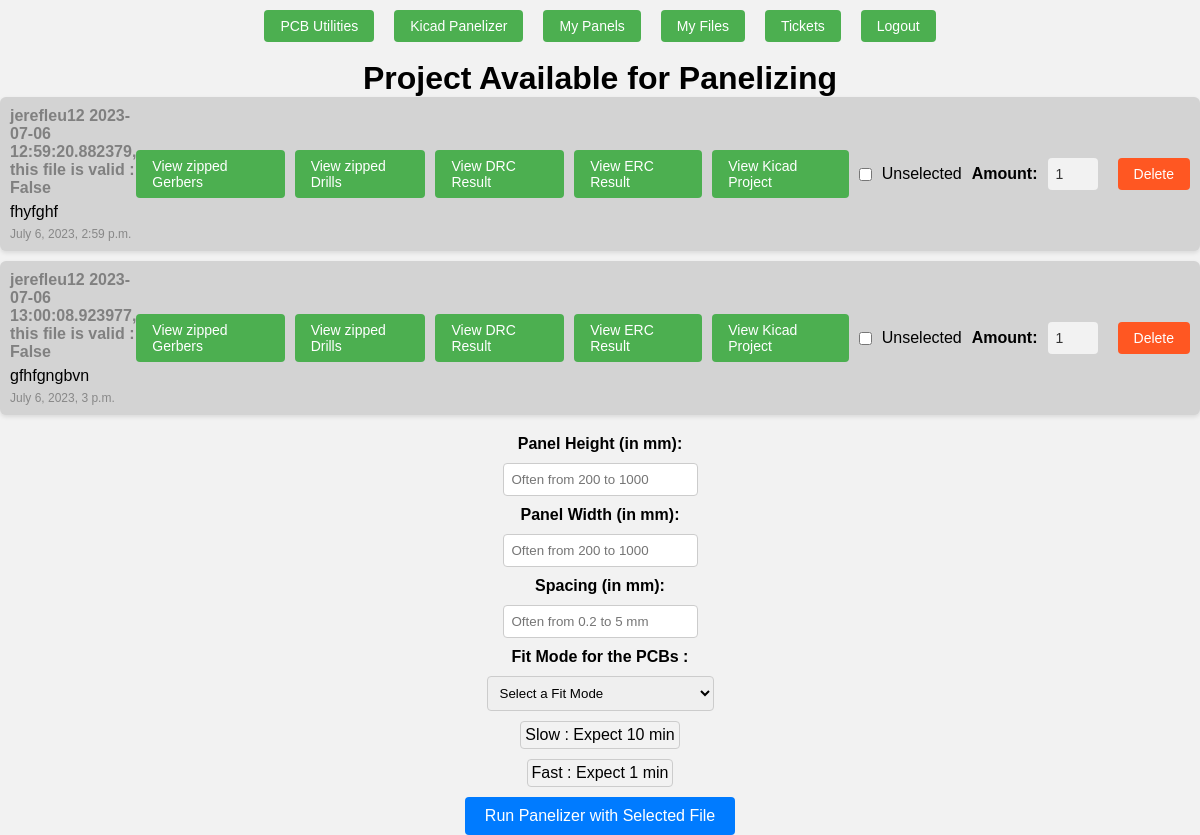
The app's page /panelizer_kicad/ (signed in) with its own data.
### myapp/models.py (models this page shows, shortened)
class ResultFile(models.Model):
    user = models.ForeignKey(User, on_delete=models.CASCADE)
    uploaded_file = models.ForeignKey(UploadedFile, on_delete=models.CASCADE, default=None)
    zippedGerbers = models.FileField(upload_to='uploads/')
    zippedDrills = models.FileField(upload_to='uploads/')
    DRCresult = models.FileField(upload_to='uploads/')
    ERCresult = models.FileField(upload_to='uploads/')
    pdf_file = models.FileField(upload_to='uploads/', default='uploads/test.pdf')
    description = models.TextField(max_length=100, default='')
    uploaded_at = models.DateTimeField(auto_now_add=True)
    filename = models.TextField(max_length=100, default='')
    valid = models.BooleanField(default=False)
    version = models.IntegerField(default=1)
    locked = models.BooleanField(default=False)
    Errors = models.OneToOneField(Drc_error, on_delete=models.CASCADE)

### myapp/views.py (the view)
# urls.py: path('panelizer_kicad/', panelizer_kicad, name='panelizer_kicad'),
@staff_member_required(login_url='login')
def panelizer_kicad(request):
    user = request.user  # Get the currently logged-in user
    selected_files = request.POST.getlist('selected_files')
    board_height = request.POST.getlist('board_height')
    board_width = request.POST.getlist('board_width')
    fit_mode = request.POST.getlist('fit_mode')
    spacing = request.POST.getlist('spacing')
    if user.is_staff:
        resultfiles = ResultFile.objects.all()
    else:
        resultfiles = ResultFile.objects.filter(user=user)
    context = {'resultfiles': resultfiles,
               'selected_files':selected_files,
               'board_height':board_height,
               'board_width':board_width,
               'fit_mode': fit_mode,
               'spacing': spacing,
               }
    return render(request, 'panelizer_kicad.html', context)

### myapp/templates/panelizer_kicad.html (shortened to what this page needs)
{% load static %}
{% include 'header.html' %}
<!DOCTYPE html>
<html>
<head>
  <link rel="stylesheet" type="text/css" href="{% static 'css/panelizer_kicad.css' %}">
</head>
<body>
<h1>Project Available for Panelizing</h1>
<form action="{% url 'run_script' %}" method="post">
    {% if resultfiles%}
    <ul class="file-list">
      {% for file in resultfiles  %}
        {% if file.valid %}
          <li class="file-item">
        {% else %}
          <li class="file-item-not-valid">
        {% endif %}
          <div class="file-details">
            {% if file.valid %}
              <p class="file-name-valid">{{ file.filename}}, this file is valid : {{ file.valid}}</p>
              <p class="file-description">{{ file.description }}</p>
              <p class="file-date">{{ file.uploaded_at }}</p>
            {% else %}
              <p class="file-name-not-valid">{{ file.filename}}, this file is valid : {{ file.valid}}</p>
              <p class="file-description">{{ file.description }}</p>
              <p class="file-date">{{ file.uploaded_at }}</p>
            {% endif %}
          </div>
          <a href="{% url 'view_file' file_id=file.id file_type='zippedGerbers' %}" class="file-button">View zipped Gerbers</a>
          <a href="{% url 'view_file' file_id=file.id file_type='zippedDrills' %}" class="file-button">View zipped Drills</a>
          <a href="{% url 'view_file' file_id=file.id file_type='DRCresult' %}" class="file-button">View DRC Result</a>
          <a href="{% url 'view_file' file_id=file.id file_type='ERCresult' %}" class="file-button">View ERC Result</a>
          <a href="{% url 'view_file' file_id=file.id file_type='uploaded_file' %}" class="file-button">View Kicad Project</a>
          {% if user.is_staff%}
          <label class="checkbox-label">
            <input type="checkbox" class="file-checkbox" name="selected_files" value="{{ file.id }}">
            <span class="checkbox-text">Unselected</span>
          </label>
          {% endif%}
          <div class="amount-selector">
            <label for="amount_{{ file.id }}" class="amount-label">Amount:</label>
            <input type="number" id="amount_{{ file.id }}" class="amount-input" name="amount_{{ file.id }}" value="1" min="1">
          </div>
          <button class="delete-button" data-file-type="result_file" data-file-id="{{ file.id }}">Delete</button>
        </li>
      {% empty %}
        <li>No files uploaded yet.</li>
      {% endfor %}
    </ul>
  {% else %}
    <p>No files uploaded yet.</p>
  {% endif %}
  {% if user.is_staff %}
  <div class="panel-section">
      <label for="board_height" class="panel-info">Panel Height (in mm):</label>
      <input type="number" id="board_height" name="board_height" required minlength="1" size="16" placeholder="Often from 200 to 1000" class="panel-input">
      <label for="board_width" class="panel-info">Panel Width (in mm):</label>
      <input type="number" id="board_width" name="board_width" required minlength="1" size="16" placeholder="Often from 200 to 1000" class="panel-input">
      <label for="spacing" class="panel-info">Spacing (in mm):</label>
      <input type="number" id="spacing" name="spacing" required minlength="1" size="16" placeholder="Often from 0.2 to 5 mm" class="panel-input">
      <label for="fit_mode" class="panel-info">Fit Mode for the PCBs :</label>
        <select id="fit_mode" name="fit_mode" required class="panel-input">
          <option value="">Select a Fit Mode</option>
        </select>
        <p class="panel-subinfo">Slow : Expect 10 min</p>
        <p class="panel-subinfo">Fast : Expect 1 min</p>
      <button type="submit" class="panel-button">Run Panelizer with Selected File</button>
  </div>
  {% endif %}
</form>
</body>
</html>

### static/css/header.css (style rules this page uses)
body { margin-top: 60px; }

### static/css/panelizer_kicad.css (style rules this page uses)
.amount-selector { display: flex; align-items: center; margin-right: 20px }
.amount-label { font-weight: bold; margin-right: 10px; }
.amount-input { padding: 8px; width: 50px; border: none; border-radius: 4px; background-color: #f2f2f2; color: #333333; font-size: 14px; transition: background-color 0.3s ease; }
* { margin: 0; padding: 0; box-sizing: border-box; }
body { background-color: #f2f2f2; font-family: Arial, sans-serif; }
h1 { text-align: center; margin-top: 20px; }
.file-list { list-style-type: none; padding: 0; }
.file-item-not-valid { display: flex; align-items: center; justify-content: space-between; padding: 10px; background-color: lightgray; border-radius: 6px; margin-bottom: 10px; box-shadow: 0 2px 4px rgba(0, 0, 0, 0.1); }
.file-details { flex: 1; }
.file-name-not-valid { font-weight: bold; margin-bottom: 6px; color: gray; }
.file-description { margin-bottom: 6px; }
.file-date { color: #888888; font-size: 12px; }
.file-button { background-color: #4caf50; color: #ffffff; border: none; border-radius: 4px; padding: 8px 16px; font-size: 14px; cursor: pointer; margin-right: 10px; text-decoration: none; }
.delete-button { background-color: #ff5722; color: #ffffff; border: none; border-radius: 4px; padding: 8px 16px; font-size: 14px; cursor: pointer; }
.checkbox-label { display: flex; align-items: center; }
.file-checkbox { margin-right: 10px; }
.checkbox-text { margin-right: 10px; }
.panel-section { display: flex; flex-direction: column; align-items: center; margin-top: 20px; }
.panel-info { font-weight: bold; margin-bottom: 10px; }
.panel-subinfo { font-weight: normal; margin-bottom: 10px; border: 1px solid #ccc; border-radius: 4px; padding: 4px; }
.panel-input { padding: 8px; margin-bottom: 10px; border: 1px solid #ccc; border-radius: 4px; }
.panel-button { padding: 10px 20px; background-color: #007bff; color: #fff; border: none; border-radius: 4px; cursor: pointer; font-size: 16px; }

### records on screen
ResultFile: filename "jerefleu12 2023-07-06 12:59:20.882379", valid "False", description "fhyfghf", uploaded_at "July 6, 2023, 2:59 p.m."
ResultFile: filename "jerefleu12 2023-07-06 13:00:08.923977", valid "False", description "gfhfgngbvn", uploaded_at "July 6, 2023, 3 p.m."
